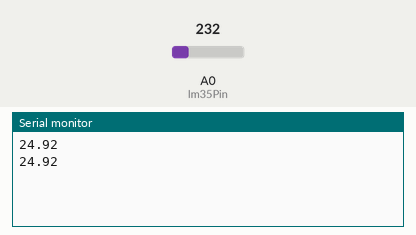
This sketch was run on a simulated Arduino Uno, built with avr-gcc and run on an emulated ATmega328P. On the bench: the last lines printed to the serial monitor. The test bench sets the inputs (shaded band); at power-on: A0 (lm35Pin) = 232.

Above: at 1.8 s.
1.9 s: A0 (lm35Pin) set to 250
At 2.8 s:
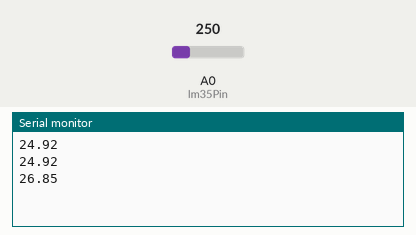
3.4 s: A0 (lm35Pin) set to 266
At 4.6 s:
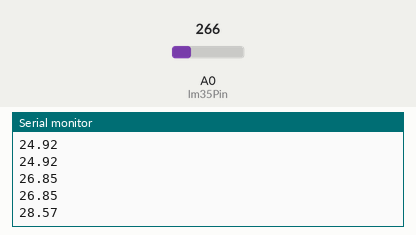
Timing chart, 0 to 6.4 s (numbered marks = the images above; inputs shaded):
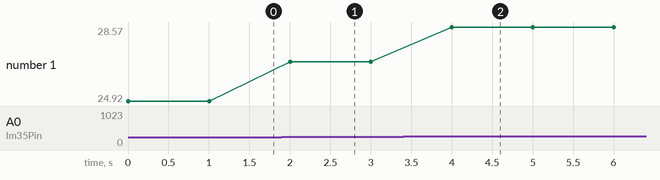

The sketch:

Temp_LM35.ino
```cpp
float temperature;
int reading;
int lm35Pin = A0;

void setup()
{
    analogReference(INTERNAL);
    Serial.begin(9600);
}

void loop()
{
    reading = analogRead(lm35Pin);
    temperature = reading / 9.31;
    Serial.println(temperature);
    delay(1000);
}
```

Measured:
- after the input at 1.9 s, the serial monitor: prints a new line after 0.10 s (image 1)
- after the input at 3.4 s, the serial monitor: prints a new line after 0.60 s (image 2)
- plotted number 1: 24.92 → 26.85 after the input at 1.9 s, 26.85 → 28.57 after the input at 3.4 s
